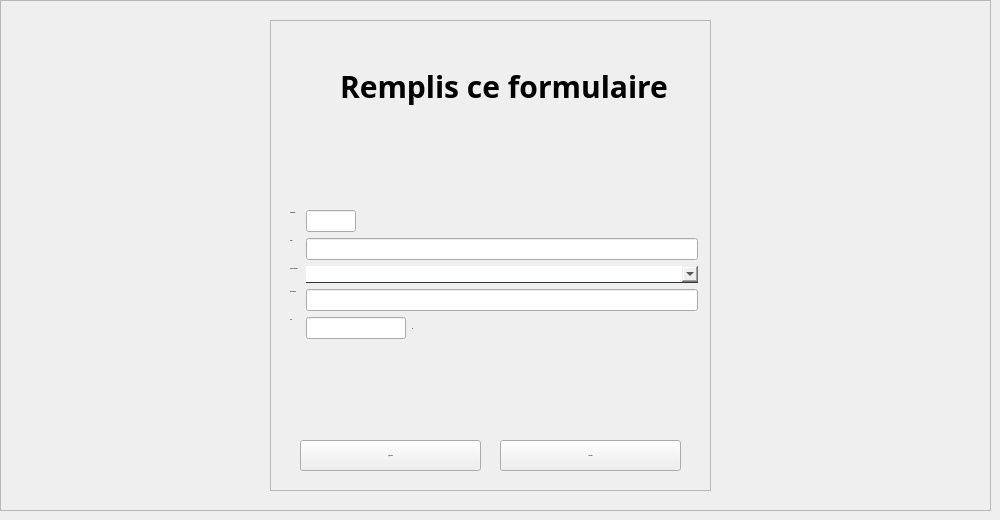
       <widget class="QWidget" name="tab_20">
        <attribute name="title">
         <string>Ajouter</string>
        </attribute>
        <widget class="QFrame" name="frame_12">
         <property name="geometry">
          <rect>
           <x>0</x>
           <y>0</y>
           <width>991</width>
           <height>511</height>
          </rect>
         </property>
         <property name="frameShape">
          <enum>QFrame::StyledPanel</enum>
         </property>
         <property name="frameShadow">
          <enum>QFrame::Raised</enum>
         </property>
         <widget class="QFrame" name="frame_13">
          <property name="geometry">
           <rect>
            <x>270</x>
            <y>20</y>
            <width>441</width>
            <height>471</height>
           </rect>
          </property>
          <property name="frameShape">
           <enum>QFrame::StyledPanel</enum>
          </property>
          <property name="frameShadow">
           <enum>QFrame::Raised</enum>
          </property>
          <widget class="QPushButton" name="addServiceButton">
           <property name="geometry">
            <rect>
             <x>30</x>
             <y>420</y>
             <width>181</width>
             <height>31</height>
            </rect>
           </property>
           <property name="font">
            <font>
             <family>century gothic</family>
             <pointsize>-1</pointsize>
             <weight>75</weight>
             <bold>true</bold>
            </font>
           </property>
           <property name="text">
            <string>AJOUTER</string>
           </property>
          </widget>
          <widget class="QPushButton" name="pushButton_13">
           <property name="geometry">
            <rect>
             <x>230</x>
             <y>420</y>
             <width>181</width>
             <height>31</height>
            </rect>
           </property>
           <property name="font">
            <font>
             <family>century gothic</family>
             <pointsize>-1</pointsize>
             <weight>75</weight>
             <bold>true</bold>
            </font>
           </property>
           <property name="text">
            <string>Anuuler</string>
           </property>
          </widget>
          <widget class="QLabel" name="label_72">
           <property name="geometry">
            <rect>
             <x>70</x>
             <y>20</y>
             <width>331</width>
             <height>91</height>
            </rect>
           </property>
           <property name="font">
            <font>
             <family>century gothic</family>
             <pointsize>-1</pointsize>
             <weight>75</weight>
             <bold>true</bold>
            </font>
           </property>
           <property name="styleSheet">
            <string notr="true">font-family:century gothic;
font-size:30px;</string>
           </property>
           <property name="text">
            <string>Remplis ce formulaire</string>
           </property>
          </widget>
         </widget>
         <widget class="QWidget" name="formLayoutWidget_3">
          <property name="geometry">
           <rect>
            <x>290</x>
            <y>210</y>
            <width>408</width>
            <height>141</height>
           </rect>
          </property>
          <layout class="QFormLayout" name="formLayout_3">
           <item row="0" column="0">
            <widget class="QLabel" name="label_47">
             <property name="font">
              <font>
               <family>century gothic</family>
               <pointsize>-1</pointsize>
               <weight>75</weight>
               <bold>true</bold>
              </font>
             </property>
             <property name="text">
              <string>Identifiant :</string>
             </property>
            </widget>
           </item>
           <item row="0" column="1">
            <widget class="QLineEdit" name="lineeditid_2">
             <property name="maximumSize">
              <size>
               <width>50</width>
               <height>16777215</height>
              </size>
             </property>
            </widget>
           </item>
           <item row="1" column="0">
            <widget class="QLabel" name="label_48">
             <property name="font">
              <font>
               <family>century gothic</family>
               <pointsize>-1</pointsize>
               <weight>75</weight>
               <bold>true</bold>
              </font>
             </property>
             <property name="text">
              <string>Nom :</string>
             </property>
            </widget>
           </item>
           <item row="1" column="1">
            <widget class="QLineEdit" name="lineEditadres_2">
             <property name="minimumSize">
              <size>
               <width>50</width>
               <height>0</height>
              </size>
             </property>
            </widget>
           </item>
           <item row="2" column="0">
            <widget class="QLabel" name="label_79">
             <property name="font">
              <font>
               <family>century gothic</family>
               <pointsize>-1</pointsize>
               <weight>75</weight>
               <bold>true</bold>
              </font>
             </property>
             <property name="text">
              <string>Type de Service :</string>
             </property>
            </widget>
           </item>
           <item row="3" column="0">
            <widget class="QLabel" name="label_77">
             <property name="font">
              <font>
               <family>century gothic</family>
               <pointsize>-1</pointsize>
               <weight>75</weight>
               <bold>true</bold>
              </font>
             </property>
             <property name="text">
              <string>Description :</string>
             </property>
            </widget>
           </item>
           <item row="4" column="0">
            <widget class="QLabel" name="label_49">
             <property name="font">
              <font>
               <family>century gothic</family>
               <pointsize>-1</pointsize>
               <weight>75</weight>
               <bold>true</bold>
              </font>
             </property>
             <property name="text">
              <string>Prix :</string>
             </property>
            </widget>
           </item>
           <item row="4" column="1">
            <layout class="QHBoxLayout" name="horizontalLayout">
             <property name="spacing">
              <number>6</number>
             </property>
             <item>
              <widget class="QLineEdit" name="lineEditbudget">
               <property name="maximumSize">
                <size>
                 <width>100</width>
                 <height>16777215</height>
                </size>
               </property>
              </widget>
             </item>
             <item>
              <widget class="QLabel" name="label_13">
               <property name="font">
                <font>
                 <family>century gothic</family>
                 <pointsize>-1</pointsize>
                 <weight>75</weight>
                 <bold>true</bold>
                </font>
               </property>
               <property name="text">
                <string>dt</string>
               </property>
              </widget>
             </item>
            </layout>
           </item>
           <item row="2" column="1">
            <widget class="QComboBox" name="typeservice">
             <property name="styleSheet">
              <string notr="true">QComboBox{
border:none;
border-bottom:1px solid #2d3436;
}
QComboBox::hover{
background: rgba(119,181,254,0.5);
}</string>
             </property>
            </widget>
           </item>
           <item row="3" column="1">
            <widget class="QLineEdit" name="lineEditadres_3">
             <property name="minimumSize">
              <size>
               <width>50</width>
               <height>0</height>
              </size>
             </property>
            </widget>
           </item>
          </layout>
         </widget>
        </widget>
       </widget>
